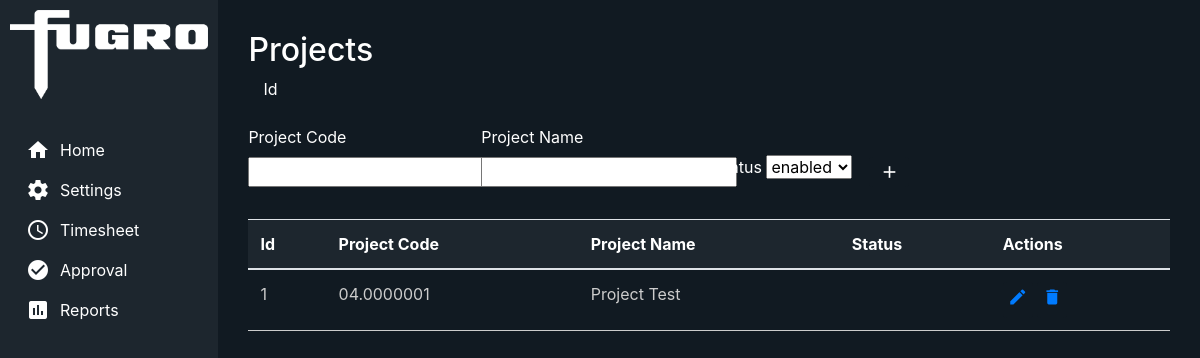
The page /projects/ on the database as committed earlier.
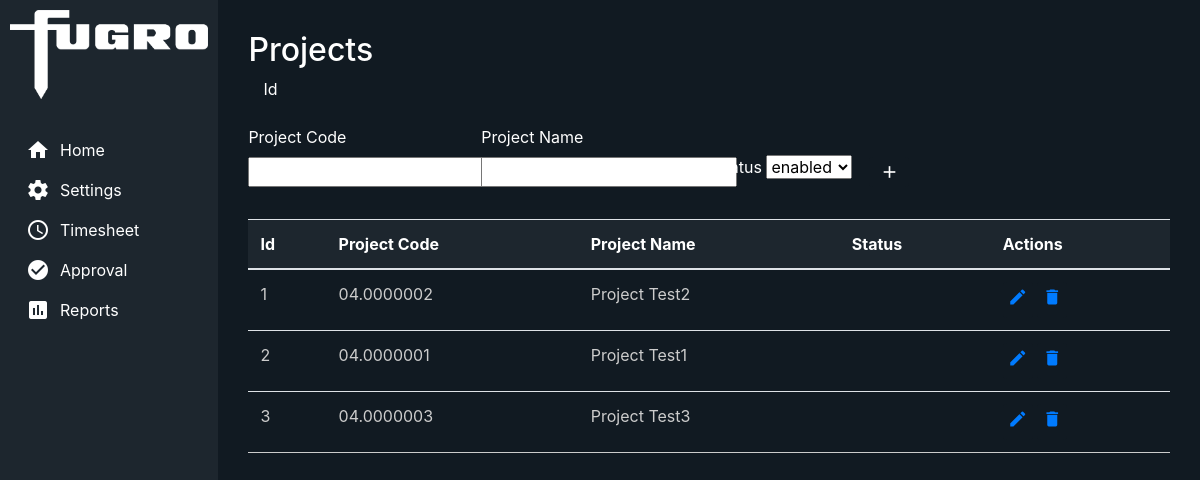
The same page on the database as committed later.
### database/models/project.py (models this page shows)
class Project(BaseModel):
    projectCode = CharField()
    projectName = CharField()

### routes/projects.py (the view)
@projects_route.route('/')
def index():
    print("sssss")
    projects = Project.select()
    form = ProjectForm(acton='add')
    return render_template('project_form.html', projects=projects, form = form)

### forms/project.py
class ProjectForm(FlaskForm):
    projectCode = StringField('projectCode')
    projectName = StringField('projectName')
    projectStatus = SelectField('Status', choices=['enabled', 'disabled'], validators=[DataRequired()])
    id = HiddenField('ID')

### templates/project_form.html (shortened to what this page needs)
{% extends "index.html" %}
{% block content %}
<div class="container mt-3">
    <h2>Projects</h2>
    <form id="projectForm" action="{{ url_for('projects.project', id=form.id) }}">
        <div class="form-group col-md-3">
            <label for="Id">Id</label>
        </div>
        <div class="form-row align-items-end">
            <div class="form-group col-md-3">
                <label for="projectCode">Project Code</label>
                {{ form.projectCode }}
            </div>
            <div class="form-group col-md-3">
                <label for="projectName">Project Name</label>
                {{ form.projectName }}
            </div>
            <div class="form-group col-md-2">
                <label for="projectName">Status</label>
                {{ form.projectStatus }}
            </div>
            <div class="form-group col-md-2">
                <button type="submit" class="submit-btn">
                    <span class="material-icons">add</span>
                </button>
            </div>
        </div>
    </form>
    <table class="table table-bordered-rows mt-3">
        <thead>
            <tr>
                <th scope="col">Id</th>
                <th scope="col">Project Code</th>
                <th scope="col">Project Name</th>
                <th scope="col">Status</th>
                <th scope="col">Actions</th>
            </tr>
        </thead>
        <tbody id="projectTableBody">
            {% for project in projects %}
                <tr>
                    <td>{{ project.id }}</td>
                    <td>{{ project.projectCode }}</td>
                    <td>{{ project.projectName }}</td>
                    <td>{{ project.status }}</td>
                    <td>
                        <button class="action-btn">
                            <a href="{{ url_for('projects.edit_project', id=project.id) }}">
                                <span class="material-icons">edit</span>
                            </a>
                        </button>
                        <button class="action-btn">
                            <a href="{{ url_for('projects.delete_project', id=project.id) }}">
                                <span class="material-icons">delete</span>
                            </a>
                        </button>
                    </td>
                </tr>
            {% endfor %}
        </tbody>
    </table>
</div>
{% endblock %}

### templates/index.html (shortened to what this page needs)
<!DOCTYPE html>
<html lang="en">
<head>
  {% block head %}
    <link href="https://stackpath.bootstrapcdn.com/bootstrap/4.5.2/css/bootstrap.min.css" rel="stylesheet">
    <link href="{{ url_for('static', filename='css/styles.css') }}" rel="stylesheet">
    {% endblock %}
</head>
<body>
    <div class="d-flex">
        <div class="sidebar" id="sidebarMenu">
            <div class="d-flex align-items-center mb-3">
                <img src="/static/images/logo-fugro.png" alt="Logo" class="mr-2" id="logo">
            </div>
            <ul class="nav flex-column">
                <li class="nav-item">
                    <a class="nav-link active" href="{{ url_for('home.home') }}">
                        <span class="material-icons">home</span>
                        <span class="text">Home</span>
                    </a>
                </li>
                <li class="nav-item">
                    <a class="nav-link" href="#settingsSubmenu" data-toggle="collapse" aria-expanded="false" class="dropdown-toggle">
                        <span class="material-icons">settings</span>
                        <span class="text">Settings</span>
                    </a>
                </li>
                <li class="nav-item">
                  <a class="nav-link"  href="{{ url_for('timesheets.index') }}">
                    <span class="material-icons">schedule</span>
                    <span class="text">Timesheet</span>
                  </a>
                </li>
                <li class="nav-item">
                    <a class="nav-link" href="#">
                        <span class="material-icons">check_circle</span>
                        <span class="text">Approval</span>
                    </a>
                </li>
                <li class="nav-item">
                    <a class="nav-link" href="#">
                        <span class="material-icons">assessment</span>
                        <span class="text">Reports</span>
                    </a>
                </li>
            </ul>
        </div>
        <div class="content">
           {% block content %}{% endblock %}
        </div>
       </div>
</body>
</html>

### static/css/styles.css (style rules this page uses)
:root { --fugro-dark-blue: #111a22; --fugro-light-blue: #1d262e; --fugro-gray: #cccccc; --fugro-white: #ffffff; }
body { display: flex; height: 100vh; overflow: hidden; background-color: var(--fugro-dark-blue); color: var(--fugro-white); }
.sidebar { width: 220px; background-color: var(--fugro-light-blue); padding: 10px; transition: width 0.3s; }
.sidebar .nav-link { display: flex; align-items: center; color: var(--fugro-white); }
.sidebar .material-icons { margin-right: 10px; }
.content { flex-grow: 1; padding: 15px; }
.sidebar img { width: 100%; margin-bottom: 15px; cursor: pointer; }
.table-bordered-rows thead th { background-color: var(--fugro-dark-blue); color: var(--fugro-white); background-color: var(--fugro-light-blue); }
.table-bordered-rows tbody tr { border-bottom: 1px solid var(--fugro-gray); color: var(--fugro-gray); margin-bottom: 1px; }
.submit-btn { background-color: var(--fugro-dark-blue); color: var(--fugro-white); border: none; padding: 5px 10px; font-size: 16px; border-radius: 4px; display: flex; align-items: center; justify-content: center; }
.submit-btn .material-icons { font-size: 20px; }
.action-btn { background-color: var(--fugro-dark-blue); color: var(--fugro-white); border: none; padding: 5px 5px; font-size: 16px; border-radius: 4px; align-items: center; justify-content: center; }
.action-btn .material-icons { font-size: 20px; }

Rows that differ between the two databases and show on the page:
changed Project id 1: projectCode "04.0000001" → "04.0000002"; projectName "Project Test" → "Project Test2"
added Project: id "2", projectCode "04.0000001", projectName "Project Test1"
added Project: id "3", projectCode "04.0000003", projectName "Project Test3"
